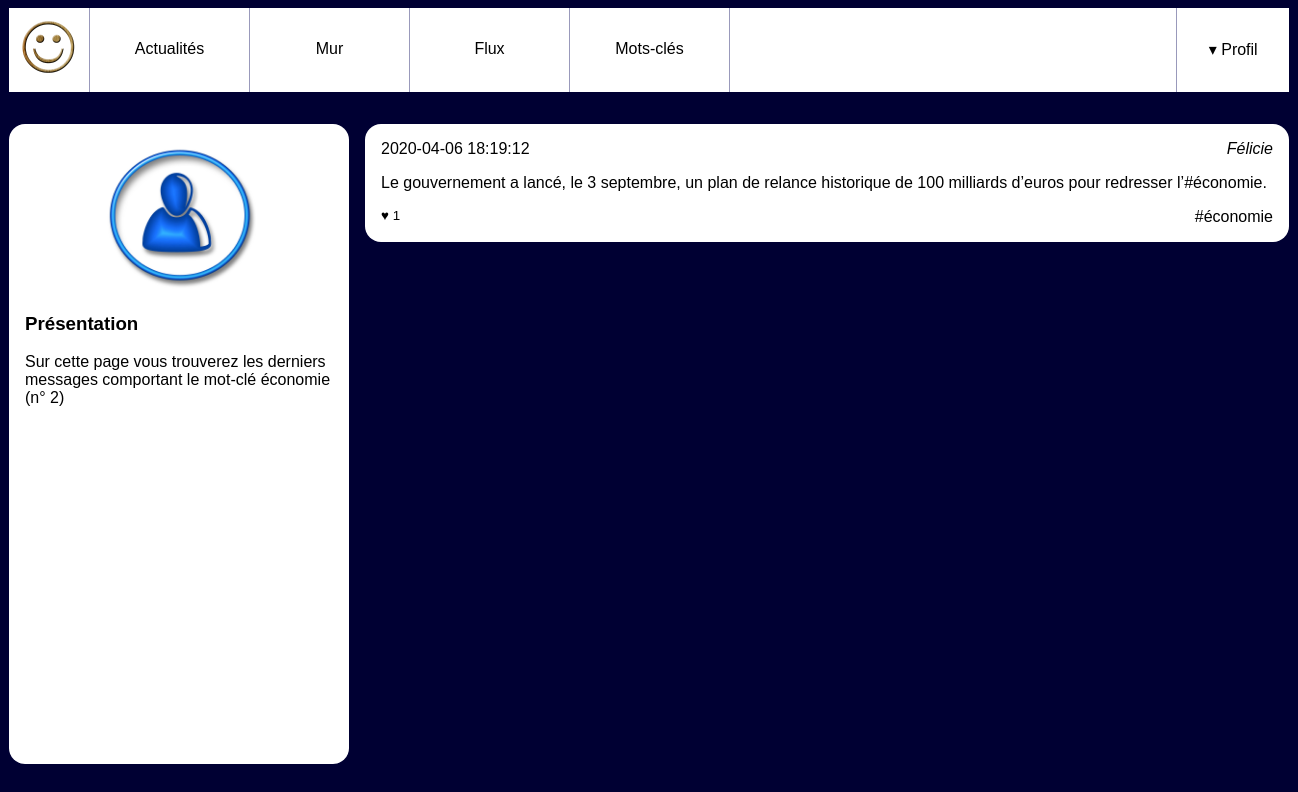
Screenshot of /pages/tags.php?tag_id=2 with the database file from the repository.
### tables this page shows
CREATE TABLE `tags` (
  `id` int(10) UNSIGNED NOT NULL,
  `label` varchar(255) NOT NULL
);

CREATE TABLE `users` (
  `id` int(10) UNSIGNED NOT NULL,
  `email` varchar(255) NOT NULL,
  `password` varchar(255) NOT NULL,
  `alias` varchar(255) NOT NULL
);

### pages/tags.php (the view, shortened to what this page needs)
<?php
require 'header.php';
?>
        <div id="wrapper">
            <?php
            $tagId = $_GET['tag_id'];
            ?>
            <?php
            $mysqli = new mysqli("localhost", "root", "root", "socialnetwork");
            ?>
            <aside>
                <?php
                $laQuestionEnSql = "SELECT * FROM `tags` WHERE id=" . intval($tagId);
                $lesInformations = $mysqli->query($laQuestionEnSql);
                $tag = $lesInformations->fetch_assoc();
                ?>
                <img src="user.jpg" alt="Portrait de l'utilisatrice"/>
                <section>
                    <h3>Présentation</h3>
                    <p>Sur cette page vous trouverez les derniers messages comportant
                        le mot-clé <?php echo $tag['label'] ?>
                        (n° <?php echo $_GET['tag_id'] ?>)
                    </p>
                </section>
            </aside>
            <main>
                <?php
                $laQuestionEnSql = "SELECT `posts`.`content`,"
                        . "`posts`.`created`,"
                        . "`users`.`alias` as author_name,  "
                        . "`users`.`id` as author_id,  "
                        . "count(`likes`.`id`) as like_number,  "
                        . "GROUP_CONCAT(DISTINCT `tags`.`label`) AS taglist "
                        . "FROM `posts_tags` as filter "
                        . "JOIN `posts` ON `posts`.`id`=filter.`post_id`"
                        . "JOIN `users` ON `users`.`id`=`posts`.`user_id`"
                        . "LEFT JOIN `posts_tags` ON `posts`.`id` = `posts_tags`.`post_id`  "
                        . "LEFT JOIN `tags`       ON `posts_tags`.`tag_id`  = `tags`.`id` "
                        . "LEFT JOIN `likes`      ON `likes`.`post_id`  = `posts`.`id` "
                        . "WHERE filter.`tag_id`='" . intval($tagId) . "' "
                        . "GROUP BY `posts`.`id`"
                        . "ORDER BY `posts`.`created` DESC  "
                ;
                $lesInformations = $mysqli->query($laQuestionEnSql);
                while ($post = $lesInformations->fetch_assoc())
                {
                    ?>
                    <article>
                        <h3>
                            <time datetime='2020-02-01 11:12:13' ><?php echo $post['created'] ?></time>
                        </h3>
                        <address><nav>
                        <a href="wall.php?user_id=<?php echo $post['author_id'] ?>"><?php echo $post['author_name'] ?></a>
                    </nav></address>
                        <div>
                            <p><?php echo $post['content'] ?></p>
                        </div>
                        <footer>
                            <small>♥ <?php echo $post['like_number'] ?></small>
                            <a href="">#<?php echo $post['taglist'] ?></a>
                        </footer>
                    </article>
                <?php } ?>
            </main>
        </div>
    </body>
</html>

### pages/style.css (style rules this page uses)
body { background-color: #003; font-family: Arial; }
a { text-decoration: none; color:black; }
#wrapper { display:flex; width:80em; margin:0 auto 2em auto; }
#wrapper aside { background-color: #fff; flex:1; padding:1em; border-radius: 1em; }
#wrapper aside img { display: block; width:50%; margin:auto; }
#wrapper main { flex:3; padding-left:1em; height: 80vh; overflow-y: scroll; }
#wrapper main article { background-color: #fff; padding:1em; margin-bottom: 1em ; border-radius: 1em; }
#wrapper main article h3 { margin:0; padding:0; font-weight: normal; font-size:1em; }
#wrapper main article time { float:left; }
#wrapper main article address { text-align: right; margin-bottom: 1em; }
#wrapper main article p { margin:0; }
#wrapper main article footer { margin-top: 1em; text-align: right; }
#wrapper main article footer small { float:left; }

### rows the page displays
tags: label "économie"
users: created "2020-04-06 18:19:12", alias "Félicie", content "Le gouvernement a lancé, le 3 septembre, un plan de relance historique de 100 milliards d’euros pour redresser l’#économie.", like_number "1", taglist "économie"

### other values shown
$_GET['tag_id'] "2"
